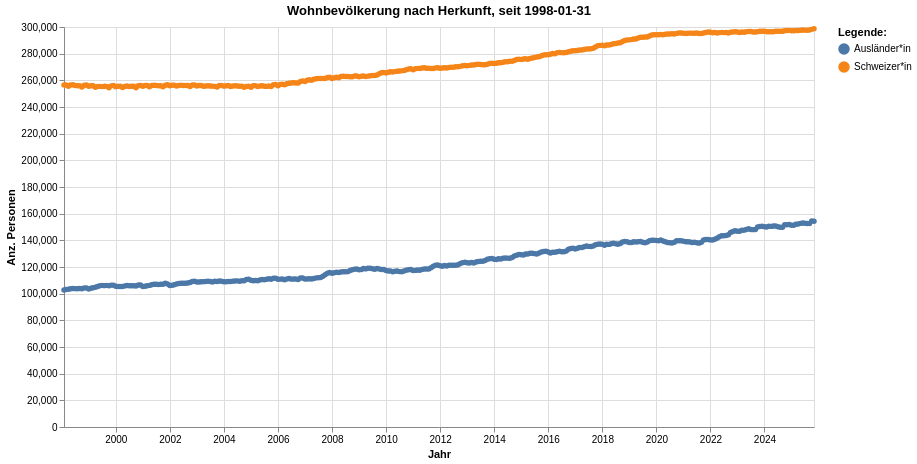

Source (notebook cell):
### Code cell
grafik3 = mypy_dv.plot_altair_multiline_highlight(
    data = myAgg3.reset_index().query('sum_WBev>100')
    ,x = 'StichtagDat:T'
    ,y = 'sum_WBev:Q'
    ,x_beschriftung = 'Jahr'
    , y_beschriftung = 'Anz. Personen'
    ,category = "HerkunftLang:N"
    ,category_beschriftung= 'Legende:'
    ,warning_status = "ignore" #always or ignore
    ,myTitle="Wohnbevölkerung nach Herkunft, seit "+data_min_date
)
grafik3

### Figure 1 — Vega-Lite specification as saved in the notebook (floating-point values rounded to 4 significant figures; data arrays with more than 128 entries replaced by an {"elided": "..."} marker saying what was removed)
{"config": {"view": {"continuousWidth": 300, "continuousHeight": 300}}, "layer": [{"mark": {"type": "circle"}, "encoding": {"color": {"field": "HerkunftLang", "legend": {"orient": "right", "title": "Legende:"}, "type": "nominal"}, "opacity": {"value": 1.3}, "tooltip": [{"field": "StichtagDat", "type": "temporal"}, {"field": "HerkunftLang", "type": "nominal"}, {"field": "sum_WBev", "type": "quantitative"}], "x": {"axis": {"title": "Jahr"}, "field": "StichtagDat", "type": "temporal"}, "y": {"axis": {"title": "Anz. Personen"}, "field": "sum_WBev", "type": "quantitative"}}, "name": "view_3", "title": "Wohnbevölkerung nach Herkunft, seit 1998-01-31"}, {"mark": {"type": "line"}, "encoding": {"color": {"field": "HerkunftLang", "legend": {"orient": "right", "title": "Legende:"}, "type": "nominal"}, "size": {"condition": {"test": {"not": {"param": "param_3"}}, "value": 1.2}, "value": 3}, "tooltip": [{"field": "StichtagDat", "type": "temporal"}, {"field": "HerkunftLang", "type": "nominal"}, {"field": "sum_WBev", "type": "quantitative"}], "x": {"axis": {"title": "Jahr"}, "field": "StichtagDat", "type": "temporal"}, "y": {"axis": {"title": "Anz. Personen"}, "field": "sum_WBev", "type": "quantitative"}}, "title": "Wohnbevölkerung nach Herkunft, seit 1998-01-31"}], "data": {"name": "data-4a602c70e89bbba349d724afdd83c020"}, "height": 400, "params": [{"name": "param_3", "select": {"type": "point", "fields": ["HerkunftLang:N"], "nearest": true, "on": "pointerover"}, "views": ["view_3"]}], "width": 750, "$schema": "https://vega.github.io/schema/vega-lite/v5.8.0.json", "datasets": {"data-4a602c70e89bbba349d724afdd83c020": {"elided": "668 records"}}}
